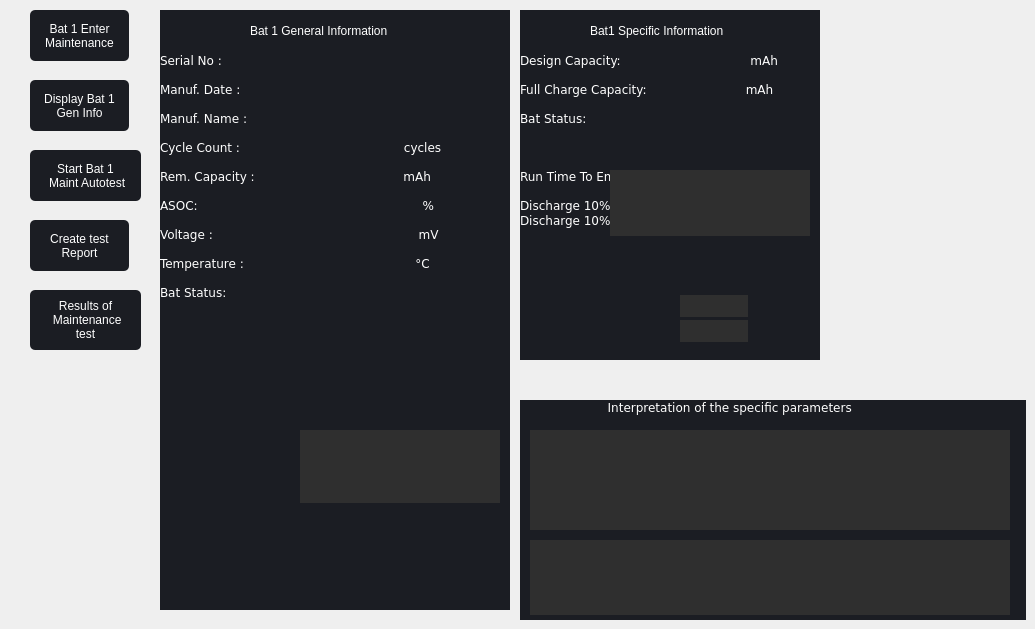
          <widget class="QWidget" name="page_Maintenance">
           <widget class="QPushButton" name="Bat1_Maint_GI_Button">
            <property name="geometry">
             <rect>
              <x>30</x>
              <y>80</y>
              <width>99</width>
              <height>51</height>
             </rect>
            </property>
            <property name="styleSheet">
             <string notr="true">QPushButton{
background-color: rgb(27, 29, 35);
color: rgb(255, 255, 255);
border-radius:5px;
}
QPushButton:pressed
{
border: 1px solid green;
}</string>
            </property>
            <property name="text">
             <string>Display Bat 1
Gen Info</string>
            </property>
           </widget>
           <widget class="QPushButton" name="Bat1EnterMaint_button">
            <property name="geometry">
             <rect>
              <x>30</x>
              <y>10</y>
              <width>99</width>
              <height>51</height>
             </rect>
            </property>
            <property name="styleSheet">
             <string notr="true">
QPushButton{
background-color: rgb(27, 29, 35);
color: rgb(255, 255, 255);
border-radius:5px;
}
QPushButton:checked
{
border: 1px solid green;
}</string>
            </property>
            <property name="text">
             <string>Bat 1 Enter
Maintenance</string>
            </property>
            <property name="checkable">
             <bool>true</bool>
            </property>
           </widget>
           <widget class="QPushButton" name="Test_report_bat1_button">
            <property name="geometry">
             <rect>
              <x>30</x>
              <y>220</y>
              <width>99</width>
              <height>51</height>
             </rect>
            </property>
            <property name="styleSheet">
             <string notr="true">
background-color: rgb(27, 29, 35);
color: rgb(255, 255, 255);
border-radius:5px;</string>
            </property>
            <property name="text">
             <string>Create test
Report</string>
            </property>
           </widget>
           <widget class="QLabel" name="label_bat1_Mainte_GI">
            <property name="geometry">
             <rect>
              <x>160</x>
              <y>10</y>
              <width>350</width>
              <height>600</height>
             </rect>
            </property>
            <property name="styleSheet">
             <string notr="true">/*background-color: rgb(47, 47, 47);
*/
background-color: rgb(27, 29, 35);
color: rgb(255, 255, 255);</string>
            </property>
            <property name="text">
             <string>&lt;html&gt;&lt;head/&gt;&lt;body&gt;&lt;p&gt;
&lt;pre&gt;
&lt;br&gt;
&lt;br&gt;Serial No :                                    
&lt;br&gt;Manuf. Date : 
&lt;br&gt;Manuf. Name :
&lt;br&gt;Cycle Count :                                           cycles
&lt;br&gt;Rem. Capacity :                                       mAh
&lt;br&gt;ASOC:                                                           %
&lt;br&gt;Voltage :                                                      mV
&lt;br&gt;Temperature :                                             °C
&lt;br&gt;Bat Status:    
&lt;/pre&gt;
&lt;/p&gt;&lt;/body&gt;&lt;/html&gt;</string>
            </property>
            <property name="textFormat">
             <enum>Qt::RichText</enum>
            </property>
            <property name="alignment">
             <set>Qt::AlignLeading|Qt::AlignLeft|Qt::AlignTop</set>
            </property>
           </widget>
           <widget class="QLabel" name="label_bat1_GI_Heading">
            <property name="geometry">
             <rect>
              <x>250</x>
              <y>20</y>
              <width>200</width>
              <height>22</height>
             </rect>
            </property>
            <property name="styleSheet">
             <string notr="true">color: rgb(255, 255, 255);
background-color: rgb(27, 29, 35);
</string>
            </property>
            <property name="text">
             <string>Bat 1 General Information</string>
            </property>
           </widget>
           <widget class="QLabel" name="Bat1_Maint_GI_SN">
            <property name="geometry">
             <rect>
              <x>300</x>
              <y>80</y>
              <width>100</width>
              <height>22</height>
             </rect>
            </property>
            <property name="styleSheet">
             <string notr="true">color: rgb(255, 255, 255);</string>
            </property>
            <property name="text">
             <string/>
            </property>
           </widget>
           <widget class="QLabel" name="Bat1_Maint_GI_MD">
            <property name="geometry">
             <rect>
              <x>300</x>
              <y>120</y>
              <width>100</width>
              <height>22</height>
             </rect>
            </property>
            <property name="styleSheet">
             <string notr="true">color: rgb(255, 255, 255);</string>
            </property>
            <property name="text">
             <string/>
            </property>
           </widget>
           <widget class="QLabel" name="Bat1_Maint_GI_MN">
            <property name="geometry">
             <rect>
              <x>300</x>
              <y>165</y>
              <width>100</width>
              <height>22</height>
             </rect>
            </property>
            <property name="styleSheet">
             <string notr="true">color: rgb(255, 255, 255);</string>
            </property>
            <property name="text">
             <string/>
            </property>
           </widget>
           <widget class="QLabel" name="Bat1_Maint_GI_CC">
            <property name="geometry">
             <rect>
              <x>300</x>
              <y>205</y>
              <width>100</width>
              <height>22</height>
             </rect>
            </property>
            <property name="styleSheet">
             <string notr="true">color: rgb(255, 255, 255);</string>
            </property>
            <property name="text">
             <string/>
            </property>
           </widget>
           <widget class="QLabel" name="Bat1_Maint_GI_RC">
            <property name="geometry">
             <rect>
              <x>300</x>
              <y>250</y>
              <width>100</width>
              <height>22</height>
             </rect>
            </property>
            <property name="styleSheet">
             <string notr="true">color: rgb(255, 255, 255);</string>
            </property>
            <property name="text">
             <string/>
            </property>
           </widget>
           <widget class="QLabel" name="Bat1_Maint_GI_ASOC">
            <property name="geometry">
             <rect>
              <x>300</x>
              <y>295</y>
              <width>100</width>
              <height>22</height>
             </rect>
            </property>
            <property name="styleSheet">
             <string notr="true">color: rgb(255, 255, 255);</string>
            </property>
            <property name="text">
             <string/>
            </property>
           </widget>
           <widget class="QLabel" name="Bat1_Maint_GI_Volt">
            <property name="geometry">
             <rect>
              <x>300</x>
              <y>340</y>
              <width>100</width>
              <height>22</height>
             </rect>
            </property>
            <property name="styleSheet">
             <string notr="true">color: rgb(255, 255, 255);</string>
            </property>
            <property name="text">
             <string/>
            </property>
           </widget>
           <widget class="QLabel" name="Bat1_Maint_GI_Temp">
            <property name="geometry">
             <rect>
              <x>300</x>
              <y>380</y>
              <width>100</width>
              <height>22</height>
             </rect>
            </property>
            <property name="styleSheet">
             <string notr="true">color: rgb(255, 255, 255);</string>
            </property>
            <property name="text">
             <string/>
            </property>
           </widget>
           <widget class="QLabel" name="Bat1_Maint_GI_BS">
            <property name="geometry">
             <rect>
              <x>300</x>
              <y>430</y>
              <width>200</width>
              <height>170</height>
             </rect>
            </property>
            <property name="styleSheet">
             <string notr="true">color: rgb(255, 255, 255);</string>
            </property>
            <property name="text">
             <string/>
            </property>
            <property name="alignment">
             <set>Qt::AlignLeading|Qt::AlignLeft|Qt::AlignTop</set>
            </property>
           </widget>
           <widget class="QPushButton" name="Bat1_Star_Auto_Test_Button">
            <property name="geometry">
             <rect>
              <x>30</x>
              <y>150</y>
              <width>111</width>
              <height>51</height>
             </rect>
            </property>
            <property name="styleSheet">
             <string notr="true">QPushButton{
background-color: rgb(27, 29, 35);
color: rgb(255, 255, 255);
border-radius:5px;
}
QPushButton:checked
{
border: 1px solid green;
}</string>
            </property>
            <property name="text">
             <string>Start Bat 1
 Maint Autotest</string>
            </property>
            <property name="checkable">
             <bool>true</bool>
            </property>
           </widget>
           <widget class="QLabel" name="label_bat1_maint_SpecificInfo">
            <property name="geometry">
             <rect>
              <x>520</x>
              <y>10</y>
              <width>300</width>
              <height>350</height>
             </rect>
            </property>
            <property name="styleSheet">
             <string notr="true">background-color: rgb(27, 29, 35);

color: rgb(255, 255, 255);</string>
            </property>
            <property name="text">
             <string>&lt;html&gt;&lt;head/&gt;&lt;body&gt;&lt;p&gt;
&lt;pre&gt;
&lt;br&gt;
&lt;br&gt;Design Capacity:                                  mAh
&lt;br&gt;Full Charge Capacity:                          mAh 
&lt;br&gt;Bat Status:
&lt;br&gt;
&lt;br&gt;Run Time To Empty:                           
&lt;br&gt;Discharge 10% Start:                          min
Discharge 10% End:		  min
&lt;/br&gt;&lt;/pre&gt;&lt;/p&gt;&lt;/body&gt;&lt;/html&gt;</string>
            </property>
            <property name="textFormat">
             <enum>Qt::RichText</enum>
            </property>
            <property name="alignment">
             <set>Qt::AlignLeading|Qt::AlignLeft|Qt::AlignTop</set>
            </property>
           </widget>
           <widget class="QLabel" name="label_bat1_SPCInfo_Heading">
            <property name="geometry">
             <rect>
              <x>590</x>
              <y>20</y>
              <width>200</width>
              <height>22</height>
             </rect>
            </property>
            <property name="styleSheet">
             <string notr="true">color: rgb(255, 255, 255);
background-color: rgb(27, 29, 35);
</string>
            </property>
            <property name="text">
             <string>Bat1 Specific Information</string>
            </property>
           </widget>
           <widget class="QLabel" name="Bat1_Maint_SPCI_DC">
            <property name="geometry">
             <rect>
              <x>670</x>
              <y>78</y>
              <width>95</width>
              <height>22</height>
             </rect>
            </property>
            <property name="styleSheet">
             <string notr="true">color: rgb(255, 255, 255);</string>
            </property>
            <property name="text">
             <string/>
            </property>
           </widget>
           <widget class="QLabel" name="Bat1_Maint_SPCI_FCC">
            <property name="geometry">
             <rect>
              <x>670</x>
              <y>120</y>
              <width>95</width>
              <height>22</height>
             </rect>
            </property>
            <property name="styleSheet">
             <string notr="true">color: rgb(255, 255, 255);</string>
            </property>
            <property name="text">
             <string/>
            </property>
           </widget>
           <widget class="QLabel" name="Bat1_Maint_GI_BS_bit6">
            <property name="geometry">
             <rect>
              <x>300</x>
              <y>430</y>
              <width>200</width>
              <height>22</height>
             </rect>
            </property>
            <property name="font">
             <font>
              <pointsize>9</pointsize>
             </font>
            </property>
            <property name="styleSheet">
             <string notr="true">
background-color: rgb(47, 47, 47);
color: rgb(255, 255, 255);</string>
            </property>
            <property name="text">
             <string/>
            </property>
           </widget>
           <widget class="QLabel" name="Bat1_Maint_GI_BS_bit7">
            <property name="geometry">
             <rect>
              <x>300</x>
              <y>450</y>
              <width>200</width>
              <height>22</height>
             </rect>
            </property>
            <property name="font">
             <font>
              <pointsize>9</pointsize>
             </font>
            </property>
            <property name="styleSheet">
             <string notr="true">
background-color: rgb(47, 47, 47);
color: rgb(255, 255, 255);</string>
            </property>
            <property name="text">
             <string/>
            </property>
           </widget>
           <widget class="QLabel" name="Bat1_Maint_GI_BS_bit15to11">
            <property name="geometry">
             <rect>
              <x>300</x>
              <y>470</y>
              <width>200</width>
              <height>33</height>
             </rect>
            </property>
            <property name="font">
             <font>
              <pointsize>9</pointsize>
             </font>
            </property>
            <property name="styleSheet">
             <string notr="true">
background-color: rgb(47, 47, 47);
color: rgb(255, 255, 255);</string>
            </property>
            <property name="text">
             <string/>
            </property>
           </widget>
           <widget class="QLabel" name="label_bat1_Interpret_SPCI">
            <property name="geometry">
             <rect>
              <x>520</x>
              <y>400</y>
              <width>506</width>
              <height>220</height>
             </rect>
            </property>
            <property name="styleSheet">
             <string notr="true">background-color: rgb(27, 29, 35);
color: rgb(255, 255, 255);</string>
            </property>
            <property name="text">
             <string>&lt;html&gt;&lt;head/&gt;
&lt;body&gt;
&lt;pre&gt;
                       Interpretation of the specific parameters
&lt;/pre&gt;
&lt;/body&gt;&lt;/html&gt;</string>
            </property>
            <property name="textFormat">
             <enum>Qt::RichText</enum>
            </property>
            <property name="alignment">
             <set>Qt::AlignLeading|Qt::AlignLeft|Qt::AlignTop</set>
            </property>
           </widget>
           <widget class="QPushButton" name="Bat1_Maint_See_Autotestresults">
            <property name="geometry">
             <rect>
              <x>30</x>
              <y>290</y>
              <width>111</width>
              <height>60</height>
             </rect>
            </property>
            <property name="styleSheet">
             <string notr="true">QPushButton{
background-color: rgb(27, 29, 35);
color: rgb(255, 255, 255);
border-radius:5px;
}
QPushButton:checked
{
border: 1px solid green;
}</string>
            </property>
            <property name="text">
             <string>Results of 
 Maintenance 
test</string>
            </property>
            <property name="checkable">
             <bool>true</bool>
            </property>
           </widget>
           <widget class="QLabel" name="Bat1_Maint_SPCI_BS_bit6">
            <property name="geometry">
             <rect>
              <x>610</x>
              <y>170</y>
              <width>200</width>
              <height>22</height>
             </rect>
            </property>
            <property name="font">
             <font>
              <pointsize>9</pointsize>
             </font>
            </property>
            <property name="styleSheet">
             <string notr="true">background-color: rgb(47, 47, 47);
color: rgb(255, 255, 255);</string>
            </property>
            <property name="text">
             <string/>
            </property>
           </widget>
           <widget class="QLabel" name="Bat1_Maint_SPCI_BS_bit7">
            <property name="geometry">
             <rect>
              <x>610</x>
              <y>192</y>
              <width>200</width>
              <height>22</height>
             </rect>
            </property>
            <property name="font">
             <font>
              <pointsize>9</pointsize>
             </font>
            </property>
            <property name="styleSheet">
             <string notr="true">background-color: rgb(47, 47, 47);
color: rgb(255, 255, 255);</string>
            </property>
            <property name="text">
             <string/>
            </property>
           </widget>
           <widget class="QLabel" name="Bat1_Maint_SPCI_BS_bit11to15">
            <property name="geometry">
             <rect>
              <x>610</x>
              <y>214</y>
              <width>200</width>
              <height>22</height>
             </rect>
            </property>
            <property name="font">
             <font>
              <pointsize>9</pointsize>
             </font>
            </property>
            <property name="styleSheet">
             <string notr="true">background-color: rgb(47, 47, 47);
color: rgb(255, 255, 255);</string>
            </property>
            <property name="text">
             <string/>
            </property>
           </widget>
           <widget class="QLabel" name="Interpret_bat1_maint_spci">
            <property name="geometry">
             <rect>
              <x>530</x>
              <y>430</y>
              <width>480</width>
              <height>100</height>
             </rect>
            </property>
            <property name="font">
             <font>
              <pointsize>10</pointsize>
             </font>
            </property>
            <property name="styleSheet">
             <string notr="true">background-color: rgb(47, 47, 47);

color: rgb(255, 255, 255);</string>
            </property>
            <property name="text">
             <string/>
            </property>
            <property name="alignment">
             <set>Qt::AlignLeading|Qt::AlignLeft|Qt::AlignTop</set>
            </property>
           </widget>
           <widget class="QLabel" name="Bat_Maint_SPCI_RTE_10S">
            <property name="geometry">
             <rect>
              <x>680</x>
              <y>295</y>
              <width>68</width>
              <height>22</height>
             </rect>
            </property>
            <property name="styleSheet">
             <string notr="true">background-color: rgb(47, 47, 47);
color: rgb(255, 255, 255);</string>
            </property>
            <property name="text">
             <string/>
            </property>
           </widget>
           <widget class="QLabel" name="Bat_Maint_SPCI_RTE_10E">
            <property name="geometry">
             <rect>
              <x>680</x>
              <y>320</y>
              <width>68</width>
              <height>22</height>
             </rect>
            </property>
            <property name="styleSheet">
             <string notr="true">background-color: rgb(47, 47, 47);
color: rgb(255, 255, 255);</string>
            </property>
            <property name="text">
             <string/>
            </property>
           </widget>
           <widget class="QLabel" name="Interpret_bat1_maint_spci_RTE">
            <property name="geometry">
             <rect>
              <x>530</x>
              <y>540</y>
              <width>480</width>
              <height>75</height>
             </rect>
            </property>
            <property name="font">
             <font>
              <pointsize>10</pointsize>
             </font>
            </property>
            <property name="styleSheet">
             <string notr="true">background-color: rgb(47, 47, 47);

color: rgb(255, 255, 255);</string>
            </property>
            <property name="text">
             <string/>
            </property>
            <property name="alignment">
             <set>Qt::AlignLeading|Qt::AlignLeft|Qt::AlignTop</set>
            </property>
           </widget>
          </widget>
